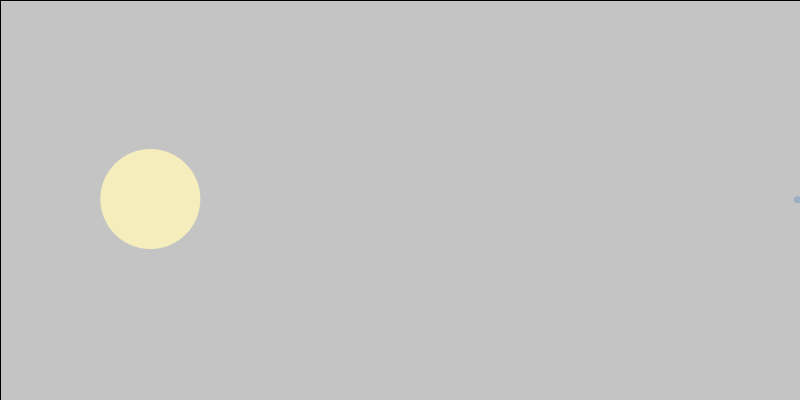
Frame 1 (no input)
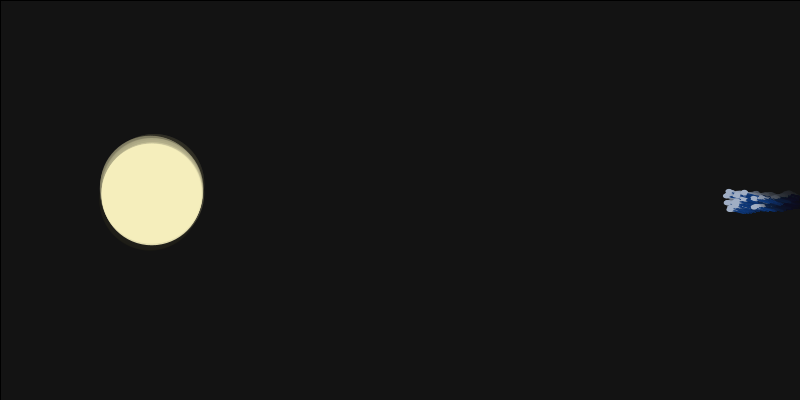
Frame 60 (the mouse pressed at the canvas centre just before this capture)
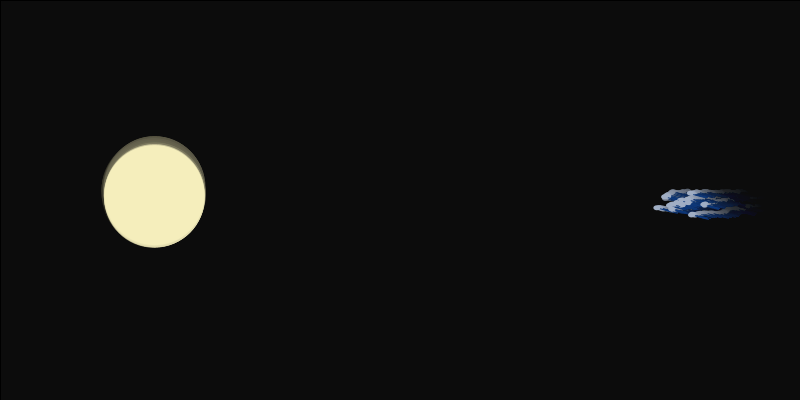
Frame 120 (the mouse held since frame 60 and released just before this capture)

The Processing sketch that drew these frames (run headless with seeded random() and noise(); from frame 60 on, the mouse is pressed at the canvas centre):

// Processing sketch: processing_134027
// ── processing_134027.pde

Sperm[] mySperm;
Egg myEgg;
int winnerIndex = -1; // -1 means no winner
float zoomFactor = 1;
void setup() {
  size( 800, 400 );

  // defining the length of the array
  mySperm = new Sperm[15];


  for ( int i=0; i<mySperm.length; i++) {
    // find new x position
    mySperm[i] = new Sperm( width, height/2 );
  }
  
  myEgg = new Egg( 150, height/2 );
  
  //background(0);
}


void draw() {
  //fill(220, 10);
  //smooth();
  //ellipse(width/2, height/2, 200, 200);
  fill(0, 10);
  rect(0, 0, width, height);
  //background(0);
  
  //scale(zoomFactor);
  
  myEgg.update();
  myEgg.display();
  
  if( winnerIndex == -1 ){
    // no winner yet, update all and check for completion
    for ( int i=0; i<mySperm.length; i++) {
      mySperm[i].update();
      mySperm[i].display();
    }
    checkForCompletion();
  } else {
    // winner found!!!
    //mySperm[winnerIndex].update();
    zoomFactor = zoomFactor * 1.01;

    mySperm[winnerIndex].x = myEgg.x;
    mySperm[winnerIndex].y = myEgg.y;
    mySperm[winnerIndex].display();
    //mySperm[winnerIndex].sdfsdfs();

  }
  
}


void checkForCompletion () {
  for ( int i=0; i<mySperm.length; i++) {
    float goalDist = dist(mySperm[i].x,mySperm[i].y,myEgg.x,myEgg.y);
    if( goalDist < 10 ){
      winnerIndex = i;
    }
  }

}
class Egg {
  float x;
  float y;
  
  // constructor 
  Egg( float theX, float theY ){
    x = theX;
    y = theY;
  }
  
  void update(){
    x = x + random(-1,1.1);
    y = y + random(-2,2);
  }
  void display(){
    noStroke();
    fill( #F5EEBC );
    ellipse( x, y, 100*zoomFactor, 100*zoomFactor );
  }  
}

class Sperm {
  float x;
  float y;
  boolean in=false;
  
  // constructor 
  Sperm( float theX, float theY ){
    x = theX;
    y = theY;
  }
  
  void update(){
    x = x + random(-3,1);
    y = y + random(-1,1);
    if(x<250){
       //println(x+":"+y);
       //in = true;
       x=x+random(-1,3);
    }
  }
  
  void display(){
    // tail
    float controlX = x+10*zoomFactor;
    float controlY = y;
    float tailEndX = x+14*zoomFactor;
    float tailEndY = y+4*zoomFactor;
    noFill();
    strokeWeight(1*zoomFactor);
    stroke(#0D3779);
    curve( controlX, controlY , x, y, tailEndX, tailEndY, tailEndX, tailEndY);
    // head
    noStroke();
    fill(#A0AEC4);
    ellipseMode(CENTER);
    ellipse( x, y, 7*zoomFactor, 5*zoomFactor );
   
  }  
}
